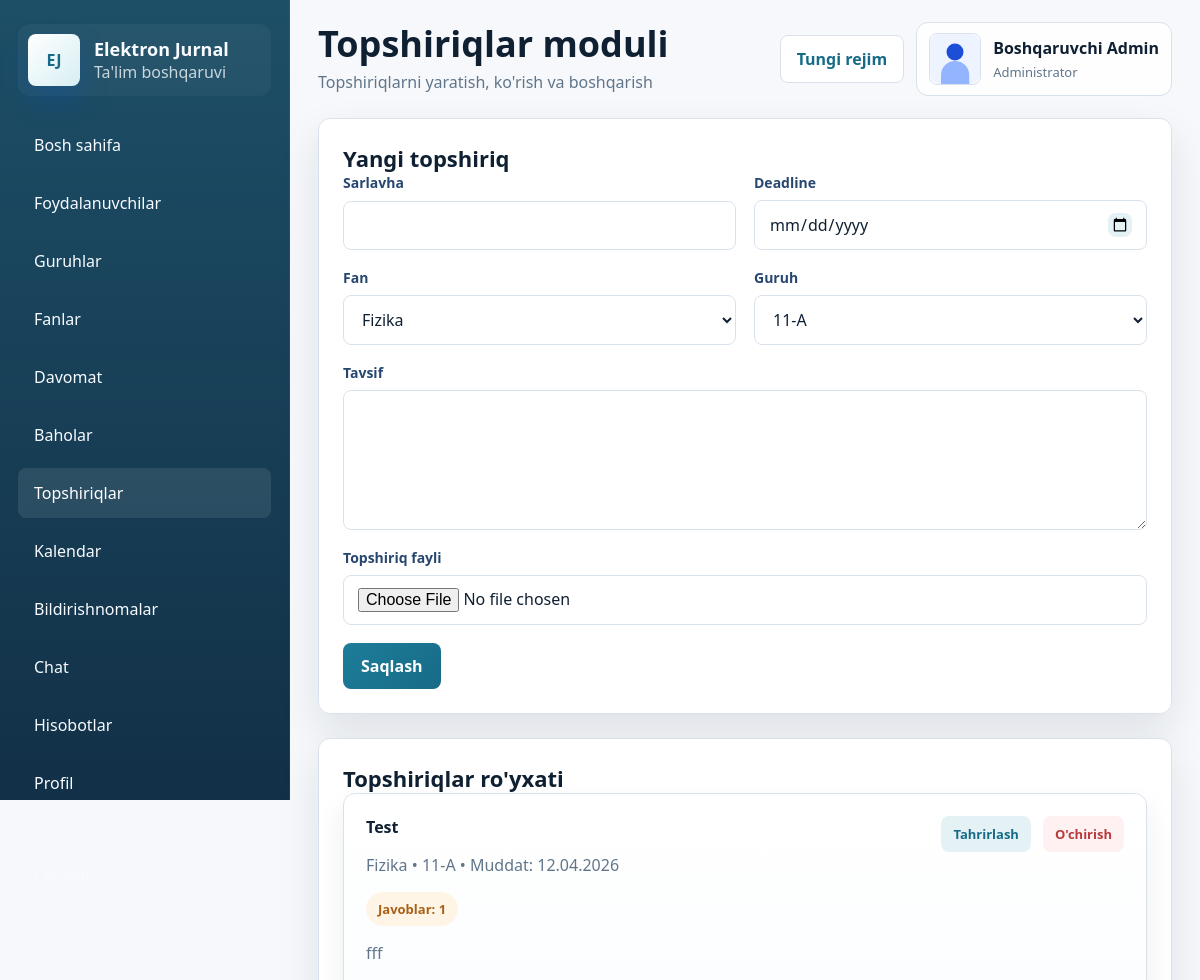
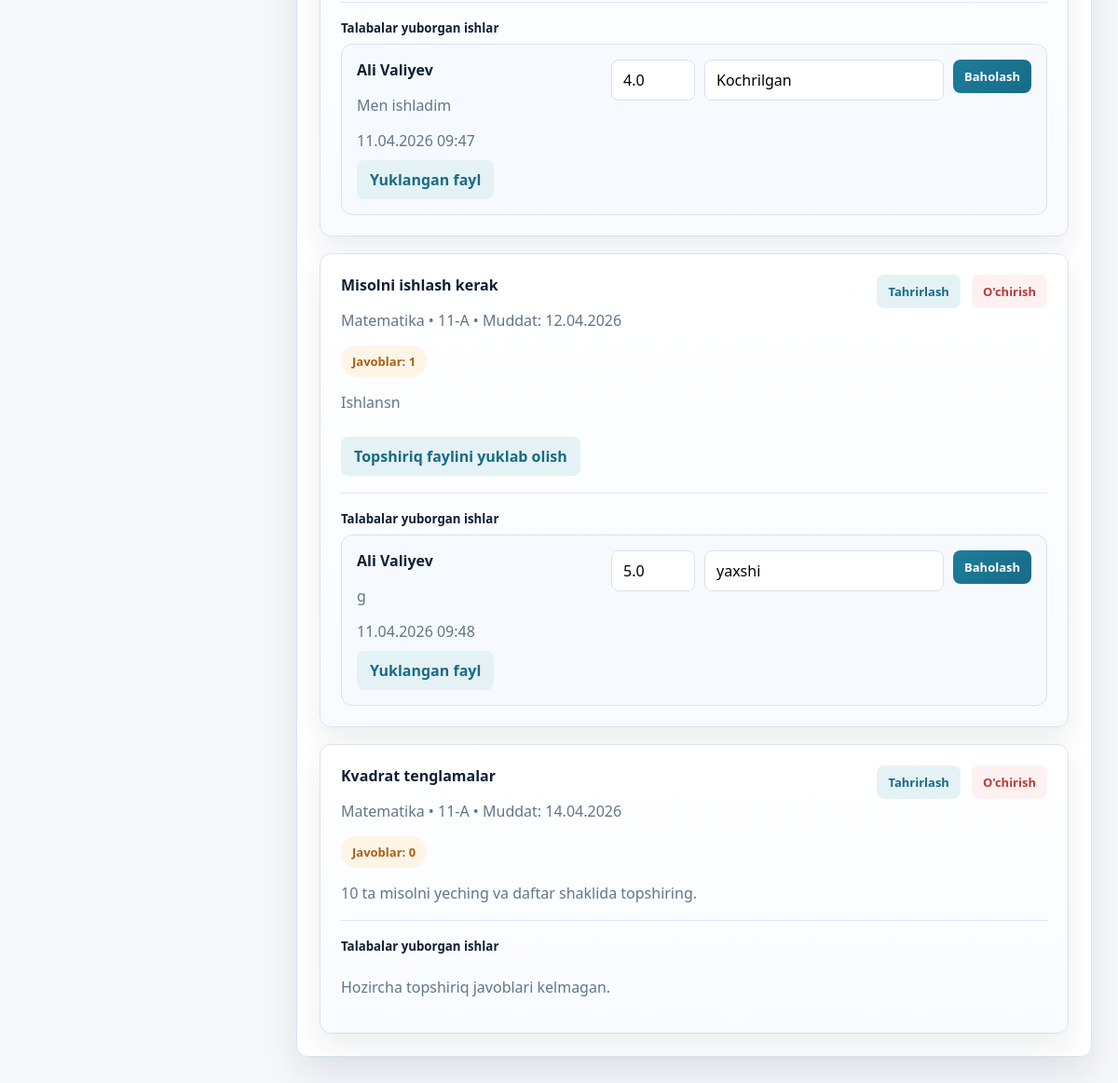
Screenshot of /assignments (signed in) with the database file from the repository (2 pictures, top to bottom).
### models.py (models this page shows, shortened)
class TimestampMixin:
    created_at = db.Column(db.DateTime, default=datetime.utcnow, nullable=False)

class User(UserMixin, TimestampMixin, db.Model):
    __tablename__ = "users"
    id = db.Column(db.Integer, primary_key=True)
    full_name = db.Column(db.String(150), nullable=False)
    username = db.Column(db.String(80), unique=True, nullable=False, index=True)
    password_hash = db.Column(db.String(255), nullable=False)
    role = db.Column(db.String(20), nullable=False, index=True)
    phone = db.Column(db.String(30))
    email = db.Column(db.String(120))
    image_path = db.Column(db.String(255))
    is_active = db.Column(db.Boolean, default=True, nullable=False)
    can_change_credentials = db.Column(db.Boolean, default=True, nullable=False)
    taught_subjects = db.relationship("Subject", back_populates="teacher", lazy="dynamic")
    student_group = db.relationship("StudentGroup", back_populates="student", uselist=False, cascade="all, delete-orphan")
    attendance_records = db.relationship("Attendance", back_populates="student", lazy="dynamic", foreign_keys="Attendance.student_id")
    grade_records = db.relationship("Grade", back_populates="student", lazy="dynamic", foreign_keys="Grade.student_id")
    grades_given = db.relationship("Grade", back_populates="teacher", lazy="dynamic", foreign_keys="Grade.teacher_id")
    assignments_created = db.relationship("Assignment", back_populates="teacher", lazy="dynamic", foreign_keys="Assignment.teacher_id")
    activities = db.relationship("ActivityLog", back_populates="user", lazy="dynamic")
    notifications = db.relationship("Notification", back_populates="user", lazy="dynamic", cascade="all, delete-orphan")
    chat_messages = db.relationship(
        "ChatMessage",
        back_populates="sender",
        lazy="dynamic",
        cascade="all, delete-orphan",
        foreign_keys="ChatMessage.sender_id",
    )
    assignment_submissions = db.relationship("AssignmentSubmission", back_populates="student", lazy="dynamic", cascade="all, delete-orphan")

class Assignment(TimestampMixin, db.Model):
    __tablename__ = "assignments"
    id = db.Column(db.Integer, primary_key=True)
    title = db.Column(db.String(150), nullable=False)
    description = db.Column(db.Text, nullable=False)
    deadline = db.Column(db.Date, nullable=False)
    subject_id = db.Column(db.Integer, db.ForeignKey("subjects.id"), nullable=False)
    group_id = db.Column(db.Integer, db.ForeignKey("groups.id"), nullable=False)
    teacher_id = db.Column(db.Integer, db.ForeignKey("users.id"), nullable=False)
    attachment_path = db.Column(db.String(255))
    subject = db.relationship("Subject", back_populates="assignments")
    group = db.relationship("Group", back_populates="assignments")
    teacher = db.relationship("User", back_populates="assignments_created")
    submissions = db.relationship("AssignmentSubmission", back_populates="assignment", lazy="dynamic", cascade="all, delete-orphan")

class Subject(TimestampMixin, db.Model):
    __tablename__ = "subjects"
    id = db.Column(db.Integer, primary_key=True)
    name = db.Column(db.String(120), nullable=False, unique=True)
    teacher_id = db.Column(db.Integer, db.ForeignKey("users.id"))
    teacher = db.relationship("User", back_populates="taught_subjects")
    group_links = db.relationship("SubjectGroup", back_populates="subject", cascade="all, delete-orphan")
    attendance_records = db.relationship("Attendance", back_populates="subject", lazy="dynamic")
    grades = db.relationship("Grade", back_populates="subject", lazy="dynamic")
    assignments = db.relationship("Assignment", back_populates="subject", lazy="dynamic")

class Group(TimestampMixin, db.Model):
    __tablename__ = "groups"
    id = db.Column(db.Integer, primary_key=True)
    name = db.Column(db.String(80), unique=True, nullable=False)
    student_links = db.relationship("StudentGroup", back_populates="group", cascade="all, delete-orphan")
    subject_links = db.relationship("SubjectGroup", back_populates="group", cascade="all, delete-orphan")
    attendance_records = db.relationship("Attendance", back_populates="group", lazy="dynamic")
    assignments = db.relationship("Assignment", back_populates="group", lazy="dynamic")

class AssignmentSubmission(TimestampMixin, db.Model):
    __tablename__ = "assignment_submissions"
    id = db.Column(db.Integer, primary_key=True)
    assignment_id = db.Column(db.Integer, db.ForeignKey("assignments.id"), nullable=False, index=True)
    student_id = db.Column(db.Integer, db.ForeignKey("users.id"), nullable=False, index=True)
    submission_text = db.Column(db.Text)
    file_path = db.Column(db.String(255))
    submitted_at = db.Column(db.DateTime, default=datetime.utcnow, nullable=False)
    score = db.Column(db.Float)
    feedback = db.Column(db.Text)
    graded_at = db.Column(db.DateTime)
    __table_args__ = (db.UniqueConstraint("assignment_id", "student_id", name="uq_assignment_student_submission"),)
    assignment = db.relationship("Assignment", back_populates="submissions")
    student = db.relationship("User", back_populates="assignment_submissions")

### app.py (the view, shortened to what this page needs)
@app.route("/assignments", methods=["GET", "POST"])
@login_required
def assignment_page():
    groups = available_groups_for_user() if current_user.role in {"admin", "teacher"} else []
    subjects = available_subjects_for_user() if current_user.role in {"admin", "teacher"} else []
    editing_assignment = None
    assignments_query = Assignment.query.order_by(Assignment.deadline.asc())
    if current_user.role == "teacher":
        assignments_query = assignments_query.filter_by(teacher_id=current_user.id)
    elif current_user.role == "student":
        if current_user.group:
            assignments_query = assignments_query.filter_by(group_id=current_user.group.id)
        else:
            assignments_query = assignments_query.filter(Assignment.id == -1)
    assignments = assignments_query.all()
    focus_assignment_id = request.args.get("focus", type=int)
    student_submissions = {}
    submission_rows = {}
    if current_user.role == "student":
        student_submissions = {
            item.assignment_id: item
            for item in AssignmentSubmission.query.filter_by(student_id=current_user.id).all()
        }
    elif current_user.role in {"admin", "teacher"}:
        submission_query = AssignmentSubmission.query.join(Assignment, AssignmentSubmission.assignment_id == Assignment.id)
        if current_user.role == "teacher":
            submission_query = submission_query.filter(Assignment.teacher_id == current_user.id)
        for submission in submission_query.order_by(AssignmentSubmission.submitted_at.desc()).all():
            submission_rows.setdefault(submission.assignment_id, []).append(submission)
    edit_id = request.args.get("edit", type=int)
    if edit_id and current_user.role in {"admin", "teacher"}:
        editing_assignment = db.session.get(Assignment, edit_id)
        if editing_assignment and current_user.role == "teacher" and editing_assignment.teacher_id != current_user.id:
            abort(403)
    return render_template(
        "assignments/index.html",
        assignments=assignments,
        groups=groups,
        subjects=subjects,
        editing_assignment=editing_assignment,
        student_submissions=student_submissions,
        submission_rows=submission_rows,
        focus_assignment_id=focus_assignment_id,
    )

### app.py (called while the page is built)
@login_manager.user_loader
def load_user(user_id: str):
    return db.session.get(User, int(user_id))

def avatar_url(user: User) -> str:
    if user.image_path:
        return url_for("static", filename=f"uploads/{user.image_path}")
    return url_for("static", filename="uploads/default-avatar.svg")

def document_url(filename: str | None) -> str | None:
    if not filename:
        return None
    return url_for("static", filename=f"documents/{filename}")

def available_groups_for_user():
    if current_user.role == "admin":
        return Group.query.order_by(Group.name).all()
    return get_teacher_groups(current_user)

def available_subjects_for_user():
    if current_user.role == "admin":
        return Subject.query.order_by(Subject.name).all()
    return get_visible_subjects_for_teacher(current_user)

### templates/assignments/index.html (shortened to what this page needs)
{% extends "base.html" %}
{% block page_title %}Topshiriqlar moduli{% endblock %}
{% block page_subtitle %}Topshiriqlarni yaratish, ko'rish va boshqarish{% endblock %}
{% block content %}
  {% if current_user.role in ['admin', 'teacher'] %}
    <section class="panel-card form-card">
      <h3>{{ "Topshiriqni tahrirlash" if editing_assignment else "Yangi topshiriq" }}</h3>
      <form method="post" class="grid-form" enctype="multipart/form-data">
        <div class="form-field">
          <span>Sarlavha</span>
          <input type="text" name="title" value="{{ editing_assignment.title if editing_assignment else '' }}" required>
        </div>
        <div class="form-field">
          <span>Deadline</span>
          <input type="date" name="deadline" value="{{ editing_assignment.deadline.isoformat() if editing_assignment else '' }}" required>
        </div>
        <div class="form-field">
          <span>Fan</span>
          <select name="subject_id" required>
            {% for subject in subjects %}
              <option value="{{ subject.id }}" {% if editing_assignment and editing_assignment.subject_id == subject.id %}selected{% endif %}>{{ subject.name }}</option>
            {% endfor %}
          </select>
        </div>
        <div class="form-field">
          <span>Guruh</span>
          <select name="group_id" required>
            {% for group in groups %}
              <option value="{{ group.id }}" {% if editing_assignment and editing_assignment.group_id == group.id %}selected{% endif %}>{{ group.name }}</option>
            {% endfor %}
          </select>
        </div>
        <div class="form-field full">
          <span>Tavsif</span>
          <textarea name="description" rows="4" required>{{ editing_assignment.description if editing_assignment else '' }}</textarea>
        </div>
        <div class="form-field full">
          <span>Topshiriq fayli</span>
          <input type="file" name="attachment" accept=".pdf,.doc,.docx,.xls,.xlsx">
        </div>
        <div class="form-actions full">
          <button class="btn btn-primary" type="submit">Saqlash</button>
        </div>
      </form>
    </section>
  {% endif %}
  <section class="panel-card">
    <h3>Topshiriqlar ro'yxati</h3>
    <div class="assignment-stack">
      {% for assignment in assignments %}
        {% set submission = student_submissions.get(assignment.id) if current_user.role == 'student' else None %}
        <article id="assignment-{{ assignment.id }}" class="assignment-card {% if focus_assignment_id == assignment.id %}assignment-focus{% endif %}">
          <div class="assignment-card-head">
            <div>
              <h4>{{ assignment.title }}</h4>
              <p>{{ assignment.subject.name }} • {{ assignment.group.name }} • Muddat: {{ assignment.deadline.strftime('%d.%m.%Y') }}</p>
              {% if current_user.role == 'student' %}
                {% if submission and submission.score is not none %}
                  <span class="status-badge status-present">Baholangan</span>
                {% elif submission %}
                  <span class="status-badge status-late">Tekshiruvda</span>
                {% else %}
                  <span class="status-badge status-absent">Yuborilmagan</span>
                {% endif %}
              {% elif current_user.role in ['admin', 'teacher'] %}
                <span class="status-badge status-late">Javoblar: {{ submission_rows.get(assignment.id, [])|length }}</span>
              {% endif %}
            </div>
            {% if current_user.role in ['admin', 'teacher'] %}
              <div class="row-actions">
                <a class="btn btn-secondary btn-sm" href="{{ url_for('assignment_page', edit=assignment.id) }}">Tahrirlash</a>
                <form method="post" action="{{ url_for('delete_assignment', assignment_id=assignment.id) }}">
                  <button class="btn btn-danger btn-sm" type="submit" data-confirm="Topshiriq o'chirilsinmi?">O'chirish</button>
                </form>
              </div>
            {% endif %}
          </div>
          <p>{{ assignment.description }}</p>
          {% if assignment.attachment_path %}
            <a class="file-link" href="{{ document_url(assignment.attachment_path) }}" target="_blank">Topshiriq faylini yuklab olish</a>
          {% endif %}
          {% if current_user.role in ['admin', 'teacher'] %}
            <div class="submission-box">
              <h5>Talabalar yuborgan ishlar</h5>
              <div class="submission-list">
                {% for item in submission_rows.get(assignment.id, []) %}
                  <div class="submission-item">
                    <div>
                      <strong>{{ item.student.full_name }}</strong>
                      <p>{{ item.submission_text or "Izoh qoldirilmagan." }}</p>
                      <span class="muted">{{ item.submitted_at.strftime('%d.%m.%Y %H:%M') }}</span>
                      {% if item.file_path %}
                        <a class="file-link" href="{{ document_url(item.file_path) }}" target="_blank">Yuklangan fayl</a>
                      {% endif %}
                    </div>
                    <form method="post" class="grade-inline-form">
                      <input type="number" step="0.1" min="0" max="5" name="score" value="{{ item.score if item.score is not none else '' }}" placeholder="Baho" required>
                      <input type="text" name="feedback" value="{{ item.feedback or '' }}" placeholder="Sabab yoki izoh" required>
                      <button class="btn btn-primary btn-sm" type="submit">Baholash</button>
                    </form>
                  </div>
                {% else %}
                  <p>Hozircha topshiriq javoblari kelmagan.</p>
                {% endfor %}
              </div>
            </div>
          {% endif %}
        </article>
      {% else %}
        <p>Topshiriqlar topilmadi.</p>
      {% endfor %}
    </div>
  </section>
{% endblock %}

### templates/base.html (shortened to what this page needs)
<!DOCTYPE html>
<html lang="uz">
<head>
  <link rel="stylesheet" href="{{ url_for('static', filename='css/style.css') }}">
</head>
<body>
  {% if current_user.is_authenticated %}
    <div class="app-shell">
      <aside class="sidebar" id="sidebar">
        <a class="brand" href="{{ url_for('dashboard_router') }}">
          <div class="brand-logo">EJ</div>
          <div>
            <strong>Elektron Jurnal</strong>
            <span>Ta'lim boshqaruvi</span>
          </div>
        </a>
        <nav class="sidebar-nav">
          {% for endpoint, label in nav_items %}
            <a href="{{ url_for(endpoint) }}" class="{% if request.endpoint == endpoint %}active{% endif %}">
              <span>{{ label }}</span>
            </a>
          {% endfor %}
        </nav>
        <div class="sidebar-footer">
          <a href="{{ url_for('logout') }}" class="logout-link">Chiqish</a>
        </div>
      </aside>
      <div class="main-area">
        <header class="topbar">
          <div class="topbar-title">
            <h1>{% block page_title %}Elektron Jurnal Tizimi{% endblock %}</h1>
            <p>{% block page_subtitle %}Akademik boshqaruv paneli{% endblock %}</p>
          </div>
          <div class="topbar-actions">
            <button class="theme-toggle" type="button" data-theme-toggle>Rejim</button>
            <div class="topbar-user">
              <img src="{{ avatar_url(current_user) }}" alt="Avatar" class="avatar">
              <div>
                <strong>{{ current_user.full_name }}</strong>
                <span>{{ role_labels.get(current_user.role, current_user.role) }}</span>
              </div>
            </div>
          </div>
        </header>
        <main class="page-content">
          {% block content %}{% endblock %}
        </main>
      </div>
    </div>
  {% endif %}
</body>
</html>

### rows the page displays
User: full_name "Boshqaruvchi Admin", get "Administrator"
Assignment: title "Test", subject.name "Fizika", group.name "11-A", deadline "12.04.2026", get|length "1", description "fff"
AssignmentSubmission: student.full_name "Ali Valiyev", submission_text "Men ishladim", submitted_at "11.04.2026 09:47", score "4.0", feedback "Kochrilgan"
Assignment: title "Misolni ishlash kerak", subject.name "Matematika", group.name "11-A", deadline "12.04.2026", get|length "1", description "Ishlansn"
AssignmentSubmission: student.full_name "Ali Valiyev", submission_text "g", submitted_at "11.04.2026 09:48", score "5.0", feedback "yaxshi"
Assignment: title "Kvadrat tenglamalar", subject.name "Matematika", group.name "11-A", deadline "14.04.2026", get|length "0", description "10 ta misolni yeching va daftar shaklida topshiring.", shows "Hozircha topshiriq javoblari kelmagan."

### other values shown
{{ label }} "Bosh sahifa" "Foydalanuvchilar" "Guruhlar" "Fanlar" "Davomat" "Baholar" "Topshiriqlar" "Kalendar" "Bildirishnomalar" "Chat" "Hisobotlar" "Profil"
{{ "Topshiriqni tahrirlash" if editing_assignment else "Yangi topshiriq" }} "Yangi topshiriq"
form field subject_id "Fizika"
form field group_id "11-A"
